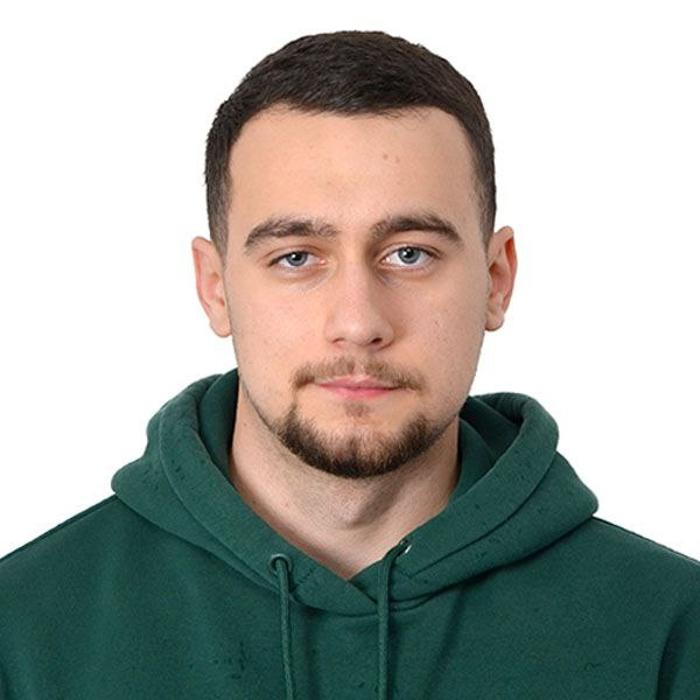
#> input picture photos/ava.jpeg, 700 x 700 px
$ python work_pil.py
#> lines starting #> are read from the running program, lines starting #| are printed output that depends on the picture
from PIL import Image, ImageChops, ImageFilter

SOURCE_DIR = 'photos/'

# [13 lines of commented-out code are left out]

ava = Image.open(SOURCE_DIR + 'ava.jpeg')
#> ava is the input picture: PIL image 700x700 RGB; mean R, G, B 165.9, 167, 161
my = Image.open(SOURCE_DIR + 'my_photo.jpeg')
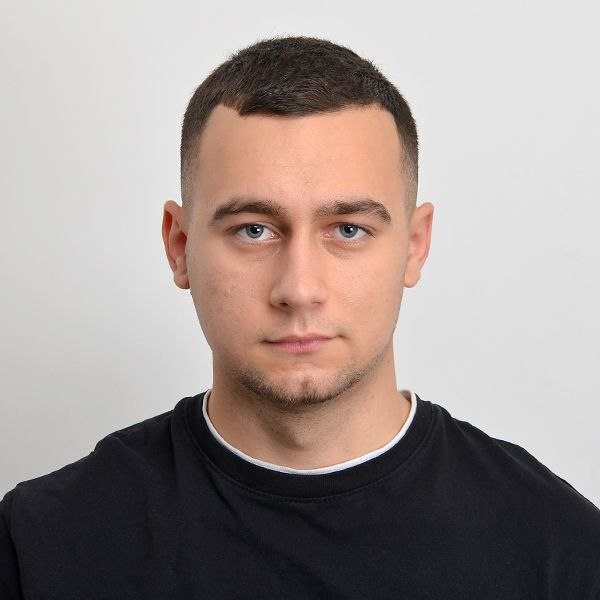
#> input picture photos/my_photo.jpeg, 600 x 600 px
#> my is the input picture: PIL image 600x600 RGB; mean R, G, B 160.3, 149.1, 145.4

# [9 lines of commented-out code are left out]

r, g, b = ava.split()
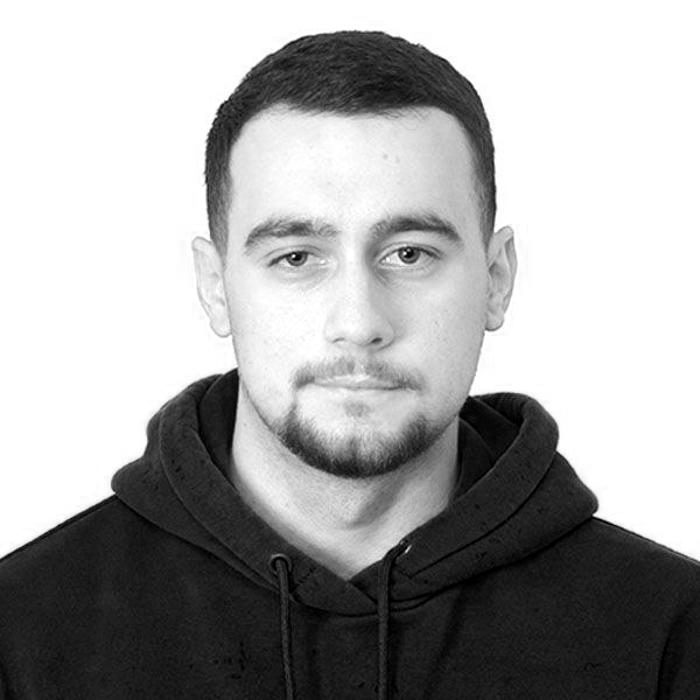
#> r: PIL image 700x700 L; min 0, max 255, mean 165.9
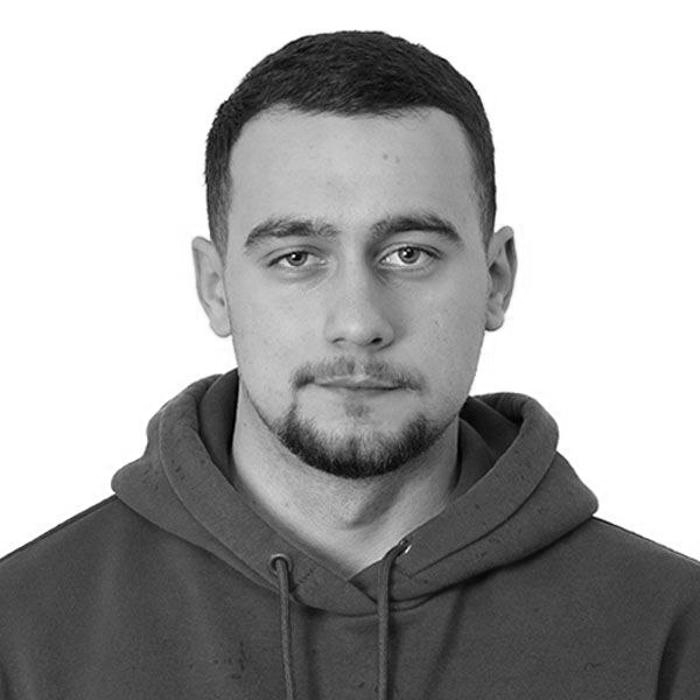
#> g: PIL image 700x700 L; min 0, max 255, mean 167
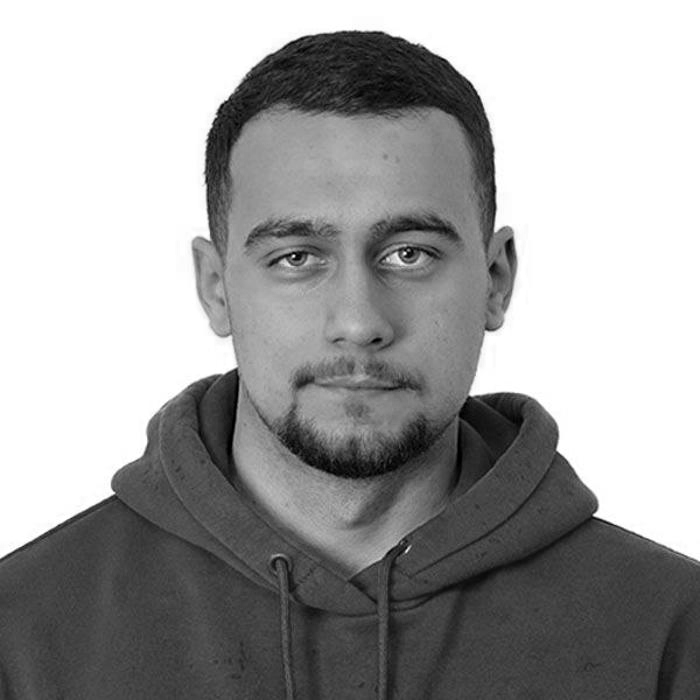
#> b: PIL image 700x700 L; min 0, max 255, mean 161
img1 = Image.merge('RGB', (r, g, b))
img2 = Image.merge('RGB', (r, g.filter(ImageFilter.GaussianBlur(25)), b))
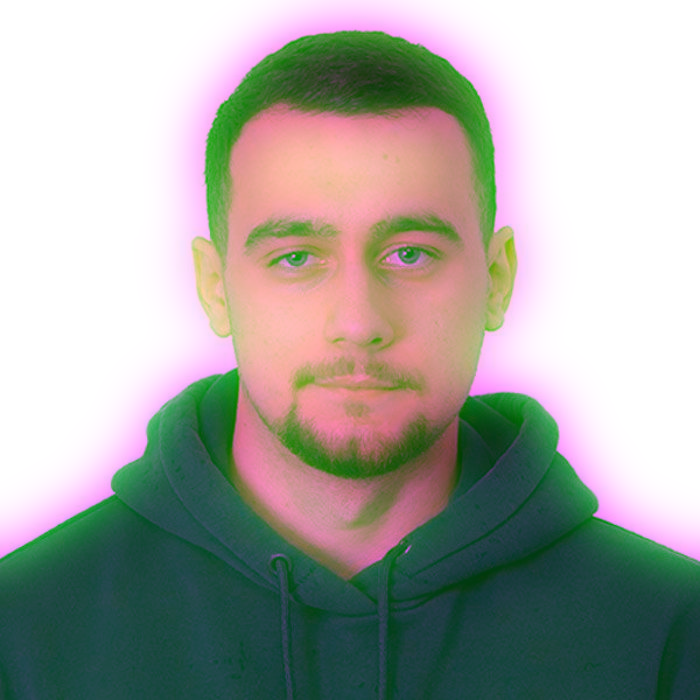
#> img2: PIL image 700x700 RGB; mean R, G, B 165.9, 167.1, 161
ava.show()
img1.show()
img2.show()
